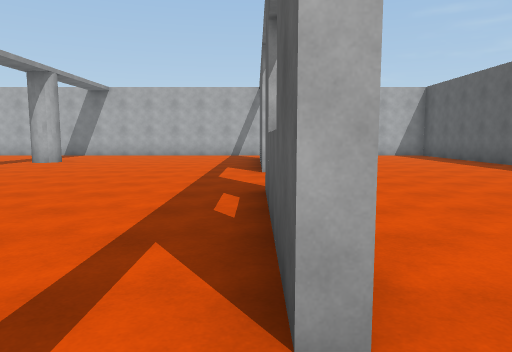
View 1 (above)

22 first-person views from a walk through a scene from a Unity 3-D project. The camera is 1.4 m above the floor, tilts 6° down and sees 70° across. The floor is counted in squares, 2 m on a side. Each view is taken from the middle of a square. On the plan, view 1 faces up. The plan holds only what a view shows up to about 11 squares ahead; the rest is blank. The player is left out.

View 2
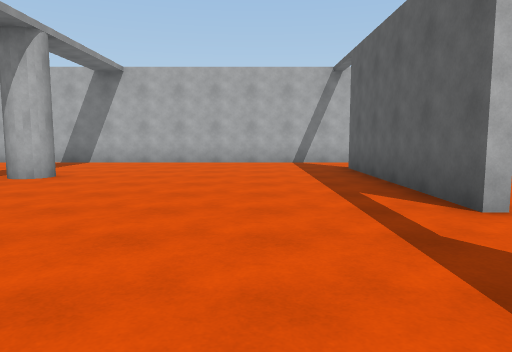

View 3
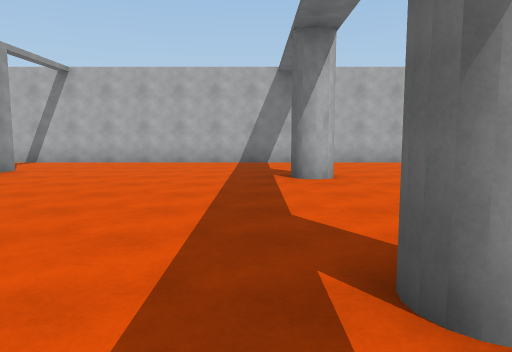

View 4
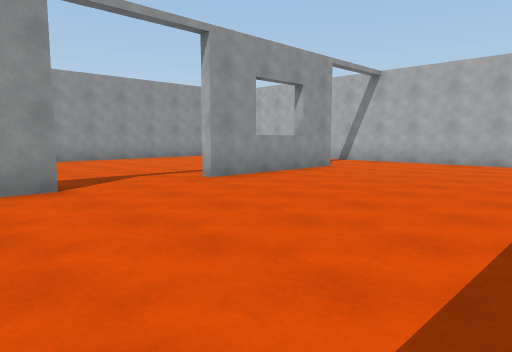

View 5
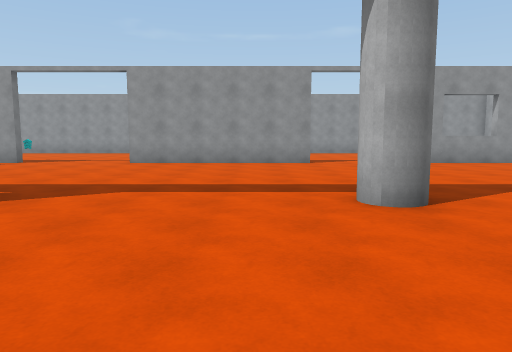

View 6
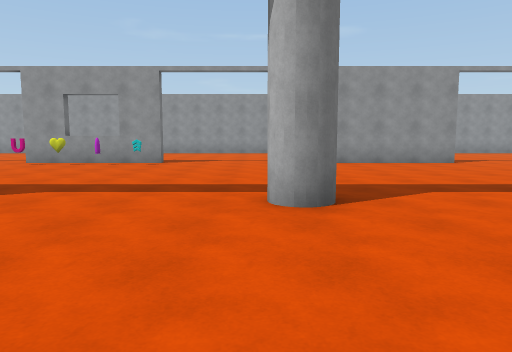

View 7
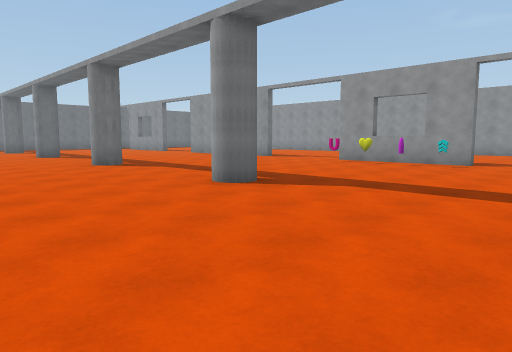

View 8
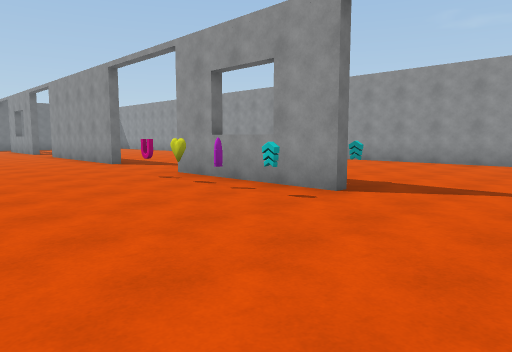

View 9
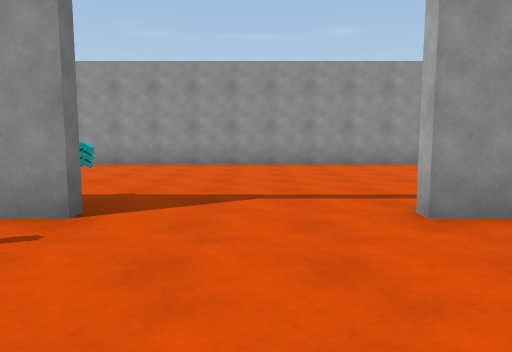

View 10
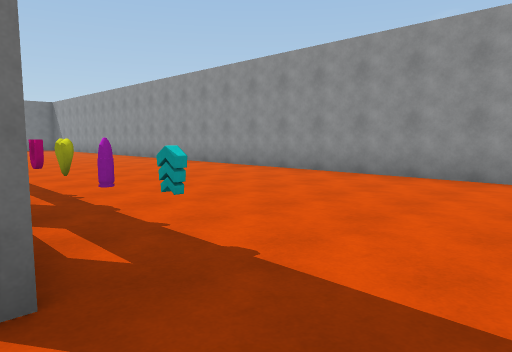

View 11
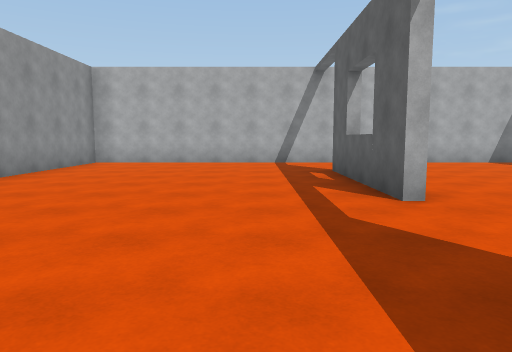

View 12
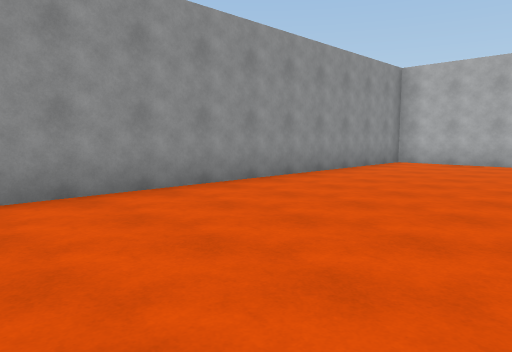

View 13
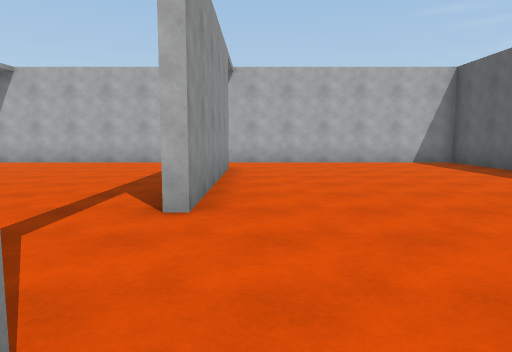

View 14
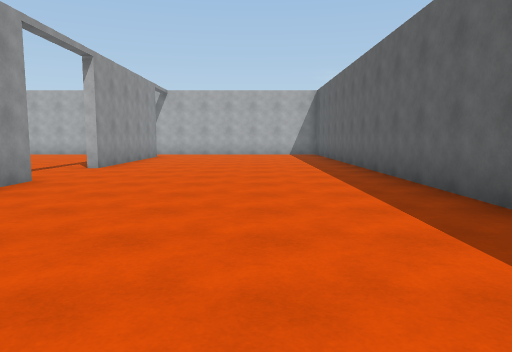

View 15
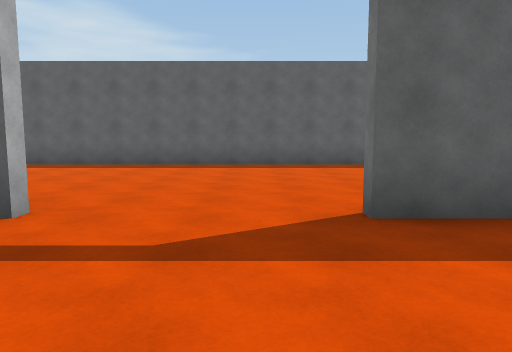

View 16
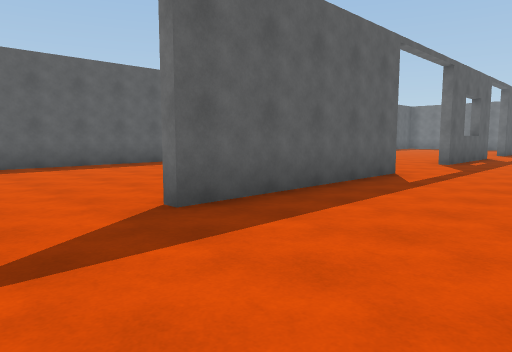

View 17
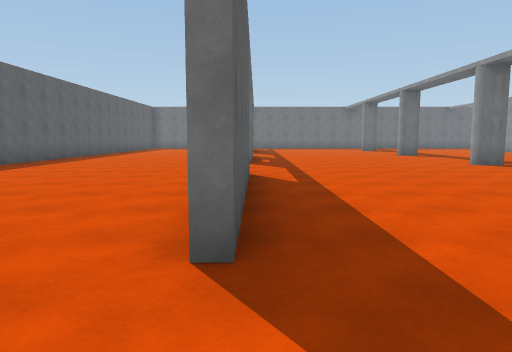

View 18
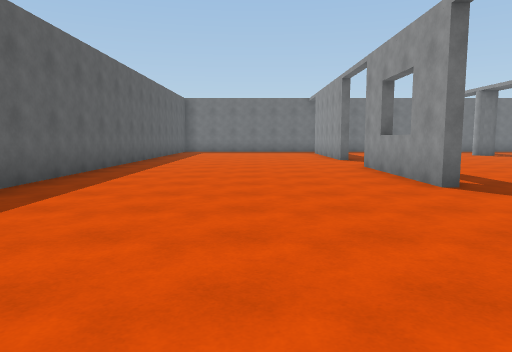

View 19
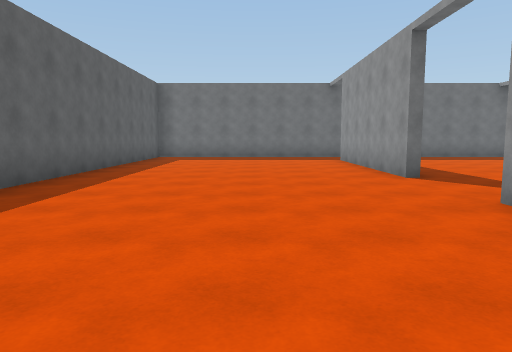

View 20
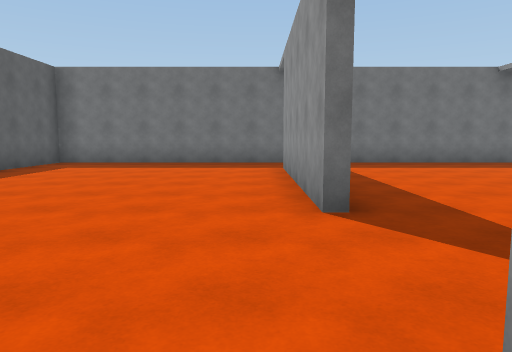

View 21
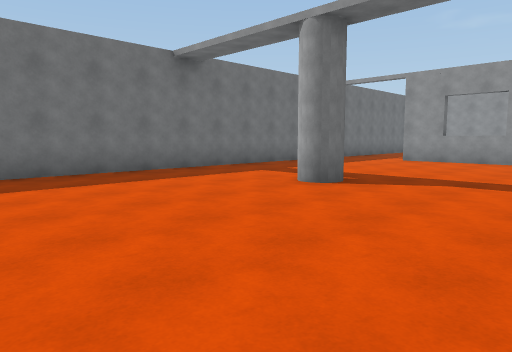

View 22
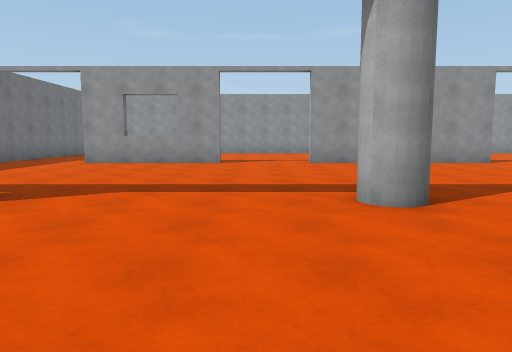

### Floor plan
Points are (right, up) in squares from view 1. A wall is a line through its corners. A room is listed if a view was taken in it or the views show most of it. See-through windows are left out.
Room 1 (views 1, 2, 3, 4, 5, 6, 7, 8, 9, 10, 11, 12, 13, 14, 15, 16, 17, 18, 19, 20, 21, 22)
walls: (-12.1, -3.1) (-12.1, -6.4); (0.1, -7.1) (0.1, -2); (0.1, 1) (0.1, 3.2); (-12.1, -9.4) (-12.1, -11.6); (0.4, -10.1) (0.4, -13.9); (0.1, 3.6) (0.1, 4.6); (0.1, -12.5) (0.1, -10.1); (-12.1, -13.1) (-12.1, -14.5); (0.4, 4.9) (0.4, 4.1); (-12.1, 5.6) (-12.1, 0.5); (6.5, -5.8) (6.5, 14.3) (-18.5, 14.3) (-18.5, 4.8); (0.1, 7.4) (0.1, 12.4); (-12.4, 8) (-12.4, 11.8); (0.4, -16.4) (0.4, -21.2); (-12.1, -17) (-12.1, -20.8); (-18.5, 3.2) (-18.5, -10.1); (-12.1, 11.8) (-12.1, 8); (0.4, 12.4) (0.4, 7.4); (-9.4, -23.2) (-1.6, -23.2); (0.1, -23.2) (6.5, -23.2) (6.5, -9.2); (-13.1, -23.2) (-12.4, -23.2)
objects: other object (-13, -6); other object (-13, -5); other object (-13, -4); other object (-13, -3); other object (-11, -6); other object (-11, -5); other object (-11, -4); other object (-11, -3)

Where each view was taken, in squares from view 1:
view 1: 0 up, 0 right, facing up
view 2: 4 up, 2 left, facing up
view 3: 4 up, 7 left, facing up
view 4: 4 up, 7 left, facing up-left
view 5: 4 up, 2 left, facing left
view 6: 0 up, 2 left, facing left
view 7: 0 up, 2 left, facing down-left
view 8: 0 up, 8 left, facing down-left
view 9: 1 down, 9 left, facing left
view 10: 1 down, 12 left, facing down-left
view 11: 4 up, 14 left, facing up
view 12: 4 up, 14 left, facing up-left
view 13: 4 up, 1 right, facing up
view 14: 1 down, 4 right, facing up
view 15: 1 down, 3 left, facing right
view 16: 0 up, 3 left, facing down-right
view 17: 0 up, 0 right, facing down
view 18: 5 down, 3 right, facing down
view 19: 10 down, 3 right, facing down
view 20: 13 down, 1 right, facing down
view 21: 16 down, 1 left, facing down-left
view 22: 16 down, 2 left, facing left
